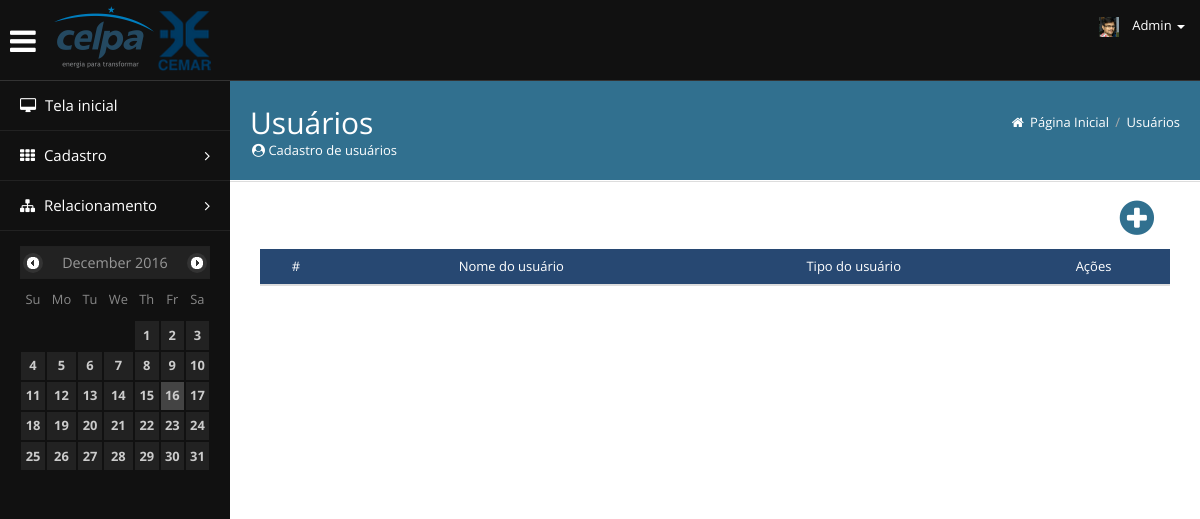
/view/Usuario/cadastroUsuario.php, run on an earlier commit of the app's database.
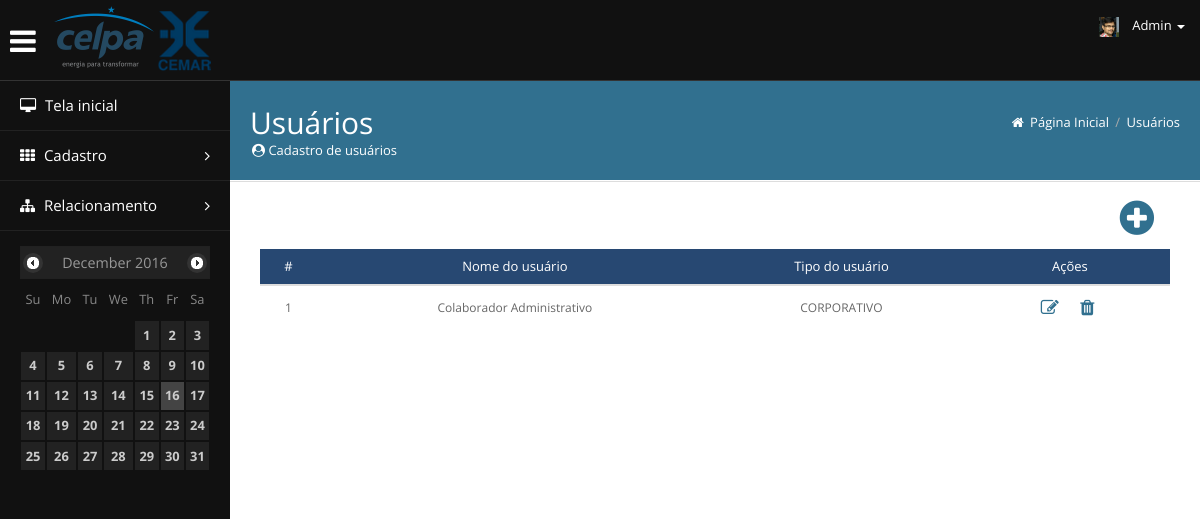
And on a later commit of the database.
### tables this page shows
CREATE TABLE IF NOT EXISTS `usuario` (
  `id_usuario` INT NOT NULL AUTO_INCREMENT,
  `id_colaborador` INT NOT NULL,
  `tp_user` CHAR(1) NULL COMMENT '0 = Corporativo; 1 = Gestão; 2 = Operação;',
  `pswd` VARCHAR(80) NULL,
  PRIMARY KEY (`id_usuario`, `id_colaborador`),
  INDEX `fk_usuario_colaborador1_idx` (`id_colaborador` ASC),
  CONSTRAINT `fk_usuario_colaborador1`
  FOREIGN KEY (`id_colaborador`)
  REFERENCES `colaborador` (`id_colaborador`)
    ON DELETE NO ACTION
    ON UPDATE NO ACTION);

CREATE TABLE IF NOT EXISTS `colaborador` (
  `id_colaborador` INT NOT NULL AUTO_INCREMENT,
  `id_distribuidora` INT NOT NULL,
  `id_diretoria` INT NOT NULL,
  `id_gerencia_executiva` INT NOT NULL,
  `id_area_executiva` INT NOT NULL,
  `id_regional` INT NOT NULL,
  `nm_colaborador` VARCHAR(120) NULL,
  `cpf_colaborador` VARCHAR(11) NULL,
  `matricula` VARCHAR(45) NULL,
  PRIMARY KEY (`id_colaborador`),
  INDEX `fk_colaborador_diretoria1_idx` (`id_diretoria` ASC),
  INDEX `fk_colaborador_area_executiva1_idx` (`id_area_executiva` ASC),
  INDEX `fk_colaborador_gerencia_executiva1_idx` (`id_gerencia_executiva` ASC),
  INDEX `fk_colaborador_distribuidora1_idx` (`id_distribuidora` ASC),
  INDEX `fk_colaborador_regional1_idx` (`id_regional` ASC),
  CONSTRAINT `fk_colaborador_diretoria1`
  FOREIGN KEY (`id_diretoria`)
  REFERENCES `diretoria` (`id_diretoria`)
    ON DELETE NO ACTION
    ON UPDATE NO ACTION,
  CONSTRAINT `fk_colaborador_area_executiva1`
  FOREIGN KEY (`id_area_executiva`)
  REFERENCES `area_executiva` (`id_area_executiva`)
    ON DELETE NO ACTION
    ON UPDATE NO ACTION,
  CONSTRAINT `fk_colaborador_gerencia_executiva1`
  FOREIGN KEY (`id_gerencia_executiva`)
  REFERENCES `gerencia_executiva` (`id_gerencia_executiva`)
    ON DELETE NO ACTION
    ON UPDATE NO ACTION,
  CONSTRAINT `fk_colaborador_distribuidora1`
  FOREIGN KEY (`id_distribuidora`)
  REFERENCES `distribuidora` (`id_distribuidora`)
    ON DELETE NO ACTION
    ON UPDATE NO ACTION,
  CONSTRAINT `fk_colaborador_regional1`
  FOREIGN KEY (`id_regional`)
  REFERENCES `regional` (`id_regional`)
    ON DELETE NO ACTION
    ON UPDATE NO ACTION);

### database/dbUsuario.php (called while the page is built, shortened)
<?php
class dbUsuario
{
	private $conn;
	function __construct () {
		try {
			$this->conn = new PDO("mysql:dbname=db_equatorial;host=localhost;charset=utf8", "root", "");
		} catch(PDOException $e) {
			echo "Falha: ".$e->getMessage();
		}
	}
	public function listarTodosUsuario () {
		$sql = "SELECT * FROM usuario";
		$stmt = $this->conn->query($sql);
		$result = $stmt->fetchAll(PDO::FETCH_ASSOC);
		if(isset($result) && $result != null) {
			return $result;
		} else {
			return false;
		}
	}
}

### database/dbColaborador.php (called while the page is built, shortened)
<?php
	class dbColaborador
	{
		private $conn;
		function __construct () {
			try {
				$this->conn = new PDO("mysql:dbname=db_equatorial;host=localhost;charset=utf8", "root", "");
			} catch(PDOException $e) {
				echo "Falha: ".$e->getMessage();
			}
		}
		public function listarUmColaborador ($id) {
			$sql = "SELECT * FROM colaborador WHERE id_colaborador = {$id}";
			$stmt = $this->conn->query($sql);
			$result = $stmt->fetchAll(PDO::FETCH_ASSOC);
			if(isset($result) && $result != null) {
				return $result;
			} else {
				return false;
			}
		}
	}

### view/Usuario/cadastroUsuario.php (the view, shortened to what this page needs)
<?php
require_once "../../database/dbUsuario.php";
require_once "../../database/dbColaborador.php";
$usr = new dbUsuario();
$colab = new dbColaborador();
?>
	<!DOCTYPE html>
	<html lang="en">
	<head>
		<link href="/SimulacaoCelpa/css/bootstrap.min.css" rel="stylesheet">
		<link href="/SimulacaoCelpa/css/dataTables.min.css" rel="stylesheet">
		<link href="/SimulacaoCelpa/css/dataTables.bootstrap.min.css" rel="stylesheet">
		<link rel="stylesheet" href="/SimulacaoCelpa/css/jquery-ui.css">
		<link rel="stylesheet" href="/SimulacaoCelpa/css/jquery.gritter.css">
		<link href="/SimulacaoCelpa/css/font-awesome.min.css" rel="stylesheet">
		<link href="/SimulacaoCelpa/css/style.css" rel="stylesheet">
		<link href="/SimulacaoCelpa/css/widgets.css" rel="stylesheet">
	</head>
	<body>
	<?php include '../../includes/header.php'; ?>
	<div class="content" style="margin-top: 36px;">
		<?php include '../../includes/sidebar.php'; ?>
		<div class="mainbar">
			<div class="page-head" style="background-color: #31708f;">
				<h2 class="pull-left" style=" color: white">Usuários
					<span class="page-meta" style=" color: white"><i class="fa fa-user-circle" aria-hidden="true"></i> Cadastro de usuários</span>
				</h2>
				<div class="bread-crumb pull-right">
					<a href="/SimulacaoCelpa/view/Dashboard/dash.php" style=" color: white"><i class="fa fa-home"></i> Página Inicial</a>
					<span class="divider">/</span>
					<a href="#" class="bread-current" style=" color: white">Usuários</a>
				</div>
				<div class="clearfix"></div>
			</div>
			<div class="matter">
				<div class="container">
					<div class="col-md-12">
						<div class="pull-right" style="margin-right: 10px;margin-bottom: 10px; font-size: 40px;">
							<button type="button" class="addUsuario" data-toggle="modal" data-target="#Adicionar">
								<i class="fa fa-plus-circle" aria-hidden="true"></i>
							</button>
						</div>
						<table class="table" id="listaUsuario">
							<thead style="background-color: rgba(39, 72, 114, 1); font-weight: bold;">
							<tr>
								<th style="color: white; text-align: center;">#</th>
								<th style="color: white; text-align: center;">Nome do usuário</th>
								<th style="color: white; text-align: center;">Tipo do usuário</th>
								<th style="color: white; text-align: center;">Ações</th>
							</tr>
							</thead>
							<tbody align="center">
							<?php if($usr->listarTodosUsuario() != null){ foreach ($usr->listarTodosUsuario() as $dado) { ?>
								<tr style="font-size: 12px">
									<td style="vertical-align: middle;"><?php echo $dado['id_usuario']; ?></td>
									<td style="vertical-align: middle;"><?php echo $colab->listarUmColaborador($dado['id_colaborador'])[0]['nm_colaborador'] ?></td>
									<td style="vertical-align: middle;"><?php
										if($dado['tp_user'] == 0){
											echo "CORPORATIVO";
										}elseif($dado['tp_user'] == 1){
											echo "GESTÃO";
										}elseif($dado['tp_user'] == 2){
											echo "OPERAÇÃO";
										} ?></td>
									<td style="vertical-align: middle;font-size: 18px;">
										<button class="addUsuario editar" title="Editar" style="margin: 0" data-toggle="modal" data-target="#Editar">
											<i class="fa fa-pencil-square-o" aria-hidden="true"></i>&nbsp;
										</button>
										<button class="addUsuario remover" title="Remover" style="margin: 0" data-toggle="modal" data-target="#Deletar">
											<i class="fa fa-trash" aria-hidden="true"></i>&nbsp;
										</button>
									</td>
								</tr>
							<?php } } ?>
							</tbody>
						</table>
					</div>
				</div>
			</div>
		</div>
	</div>
	</body>
	</html>

### includes/header.php (shortened to what this page needs)
<div class="navbar navbar-inverse navbar-fixed-top bs-docs-nav" role="banner">
	<div class="container" style="height: 80px;">
		<div class="navbar-header" style="margin-left: -20px">
			<div class="container">
				<a href="#" id="ShowHide" class="navbar-brand" style="font-size: 30px;margin-top: 10px;"><i class="fa fa-bars" aria-hidden="true"></i></a>
				<a href="/SimulacaoCelpa/view/Dashboard/dash2.php" class="navbar-brand" style="display: block">
					<img src="/SimulacaoCelpa/img/favicon/logo.png" style="position: relative; top: -10px;display: inline-block">
					<img src="/SimulacaoCelpa/img/favicon/logo2.png" style="position: relative; top: -6px;display: inline-block">
				</a>
			</div>
		</div>
		<nav class="collapse navbar-collapse bs-navbar-collapse" role="navigation">
			<ul class="nav navbar-nav navbar-right">
				<li class="dropdown">
					<a data-toggle="dropdown" class="dropdown-toggle" href="#">
						<img src="img/user.jpg" alt="" class="nav-user-pic img-responsive" /> Admin <b class="caret"></b>
					</a>
				</li>
			</ul>
		</nav>
	</div>
</div>

### includes/sidebar.php (shortened to what this page needs)
<div class="sidebar">
	<div class="sidebar-inner">
		<ul class="navi">
			<li class="nred"><a href="/SimulacaoCelpa/view/Dashboard/dash2.php"><i class="fa fa-desktop"></i> Tela inicial</a></li>
			<li class="has_submenu nlightblue">
				<a href="#">
					<i class="fa fa-th"></i> Cadastro
					<span class="pull-right"><i class="fa fa-angle-right"></i></span>
				</a>
			</li>
			<li class="has_submenu nviolet">
				<a href="#">
					<i class="fa fa-sitemap"></i> Relacionamento
					<span class="pull-right"><i class="fa fa-angle-right"></i></span>
				</a>
			</li>
		</ul>
		<div class="sidebar-widget">
			<div id="todaydate"></div>
		</div>
	</div>
</div>

### css/style.css (style rules this page uses)
* { border-radius: 0 !important; box-shadow: none !important; filter: progid:DXImageTransform.Microsoft.gradient(enabled = false) !important; text-shadow: none !important; font-family: "Open Sans", Arial, Helvetica, sans-serif; font-weight: 400; }
.navbar * { background-image: none !important; }
body { font-size: 13px; line-height: 23px; color: #666; background:#111; padding-top: 45px; -webkit-font-smoothing: antialiased; }
h1,h2,h3,h4,h5,h6 { padding: 2px 0px; margin: 5px 0px; color: #777; font-weight: 400; }
h2 { font-size: 30px; line-height: 40px; }
a { color: #333; text-decoration: none !important; }
.navbar * { text-shadow:none !important; }
.navbar .container { width:100%; }
.navbar { background: #111; border-bottom:1px solid #333; }
.navbar .navbar-brand { color: #fff !important; }
.navbar .nav > li > a { font-size: 13px !important; color: #fff !important; }
.navbar i { margin-right: 3px; }
.navbar .caret { border-top-color:#fff !important; border-bottom-color:#fff !important; }
.navbar .nav-user-pic { width: 20px; margin-right: 10px; display:inline-block; }
.sidebar { width: 230px; float: left; display: block; background:#111; color: #eee; position: relative; }
.sidebar ul { padding: 0px; margin: 0px; list-style-type: none; }
.sidebar ul li { list-style-type: none; }
.sidebar .sidebar-inner { display: block; width:100%; margin: 0 auto; position: absolute; z-index: 60; background: #111; }
.sidebar .navi li i { margin-right: 5px; }
.sidebar .navi li span i { margin: 0px; }
.sidebar .navi > li > a { display: block; padding: 12px 20px; font-size: 15px; line-height: 25px; color: #fff; text-decoration: none; border-bottom: 1px solid #222; background-color: #111; }
.sidebar .sidebar-widget { padding: 15px; }
.mainbar { position: relative; margin-left: 230px; margin-right: 0px; width: auto; background:#fff; min-height: 1200px; }
.mainbar .container { max-width:100% !important; }
.mainbar .page-head { padding: 15px 20px; border-bottom: 1px solid #fff; }
.mainbar .page-meta { font-size: 13px; line-height: 15px; margin-left: 2px; display: block; }
.mainbar .bread-crumb { font-size: 13px; margin-top: 15px; color: #aaa; margin-left: 2px; }
.mainbar .bread-crumb i { margin-right: 3px; display:inline; position: static; top: 0px; width: auto; }
.mainbar .bread-crumb .divider { margin: 0px 3px; }
.mainbar .bread-crumb a { color: #666; }
.mainbar .bread-crumb a.bread-current { color: #888; }
.mainbar .matter { border-top: 1px solid #ddd; padding: 15px 0px; }
.mainbar .matter > .container { margin-left:0px; }

### view/Usuario/cadastroUsuario.php (style rules this page uses)
.addUsuario { color: #31708f; background-color: transparent; border:none; }

What changed in the data, as far as the page shows it:
added usuario: id_usuario "1", id_colaborador.nm_colaborador "Colaborador Administrativo", tp_user "CORPORATIVO"
